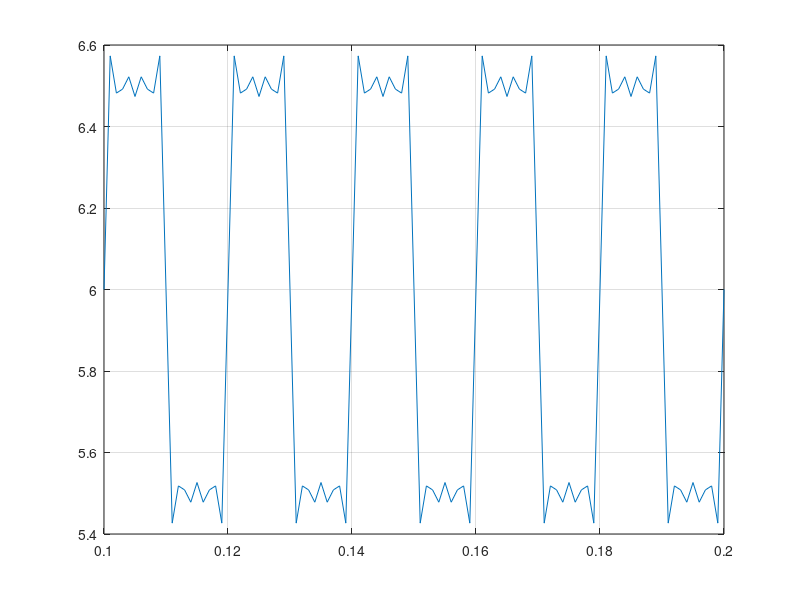

Write MATLAB code to recreate this figure.
T = 0.02;
fs=1000;
ts=1/fs; 

%Vector de Tiempo
t=0.1:ts:0.2;
wO=2*pi/T;
N=11;

fdt=zeros(1, length(t)); 

for n= -N:2:N
    Co=1/2;
    Cn=-1j/(n*pi);
    fdt=fdt+Co+(Cn*exp(1i*n*wO*t));
end

figure
plot(t, real(fdt));
grid; 